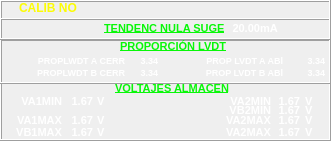
   <widget class="QFrame" name="frame_12">
    <property name="geometry">
     <rect>
      <x>0</x>
      <y>159</y>
      <width>331</width>
      <height>141</height>
     </rect>
    </property>
    <property name="frameShape">
     <enum>QFrame::Box</enum>
    </property>
    <property name="frameShadow">
     <enum>QFrame::Raised</enum>
    </property>
    <widget class="QFrame" name="frame_13">
     <property name="geometry">
      <rect>
       <x>0</x>
       <y>39</y>
       <width>331</width>
       <height>45</height>
      </rect>
     </property>
     <property name="frameShape">
      <enum>QFrame::Box</enum>
     </property>
     <property name="frameShadow">
      <enum>QFrame::Raised</enum>
     </property>
     <widget class="QFrame" name="frame_14">
      <property name="geometry">
       <rect>
        <x>0</x>
        <y>0</y>
        <width>331</width>
        <height>45</height>
       </rect>
      </property>
      <property name="frameShape">
       <enum>QFrame::Box</enum>
      </property>
      <property name="frameShadow">
       <enum>QFrame::Raised</enum>
      </property>
      <widget class="QLabel" name="lbVAL_10">
       <property name="geometry">
        <rect>
         <x>120</x>
         <y>-3</y>
         <width>120</width>
         <height>21</height>
        </rect>
       </property>
       <property name="font">
        <font>
         <pointsize>8</pointsize>
         <weight>75</weight>
         <bold>true</bold>
         <underline>true</underline>
        </font>
       </property>
       <property name="layoutDirection">
        <enum>Qt::LeftToRight</enum>
       </property>
       <property name="styleSheet">
        <string notr="true">background-color: rgba(255, 255, 255, 0);
color: rgb(8, 247, 8);</string>
       </property>
       <property name="text">
        <string>PROPORCIÓN LVDT</string>
       </property>
      </widget>
      <widget class="QLabel" name="lbVal_52">
       <property name="geometry">
        <rect>
         <x>123</x>
         <y>11</y>
         <width>35</width>
         <height>20</height>
        </rect>
       </property>
       <property name="font">
        <font>
         <pointsize>7</pointsize>
         <weight>75</weight>
         <bold>true</bold>
         <underline>false</underline>
        </font>
       </property>
       <property name="layoutDirection">
        <enum>Qt::LeftToRight</enum>
       </property>
       <property name="styleSheet">
        <string notr="true">background-color: rgba(255, 255, 255, 0);
color: rgb(255, 255, 255);</string>
       </property>
       <property name="text">
        <string>3.34</string>
       </property>
       <property name="alignment">
        <set>Qt::AlignRight|Qt::AlignTrailing|Qt::AlignVCenter</set>
       </property>
      </widget>
      <widget class="QLabel" name="lbVALT_52">
       <property name="geometry">
        <rect>
         <x>25</x>
         <y>11</y>
         <width>100</width>
         <height>20</height>
        </rect>
       </property>
       <property name="font">
        <font>
         <pointsize>7</pointsize>
         <weight>75</weight>
         <bold>true</bold>
         <underline>false</underline>
        </font>
       </property>
       <property name="layoutDirection">
        <enum>Qt::LeftToRight</enum>
       </property>
       <property name="styleSheet">
        <string notr="true">background-color: rgba(255, 255, 255, 0);
color: rgb(255, 255, 255);</string>
       </property>
       <property name="text">
        <string>PROPLWDT A CERR</string>
       </property>
       <property name="alignment">
        <set>Qt::AlignRight|Qt::AlignTrailing|Qt::AlignVCenter</set>
       </property>
      </widget>
      <widget class="QLabel" name="lbVALT_53">
       <property name="geometry">
        <rect>
         <x>25</x>
         <y>23</y>
         <width>100</width>
         <height>20</height>
        </rect>
       </property>
       <property name="font">
        <font>
         <pointsize>7</pointsize>
         <weight>75</weight>
         <bold>true</bold>
         <underline>false</underline>
        </font>
       </property>
       <property name="layoutDirection">
        <enum>Qt::LeftToRight</enum>
       </property>
       <property name="styleSheet">
        <string notr="true">background-color: rgba(255, 255, 255, 0);
color: rgb(255, 255, 255);</string>
       </property>
       <property name="text">
        <string>PROPLWDT B CERR</string>
       </property>
       <property name="alignment">
        <set>Qt::AlignRight|Qt::AlignTrailing|Qt::AlignVCenter</set>
       </property>
      </widget>
      <widget class="QLabel" name="lbVal_53">
       <property name="geometry">
        <rect>
         <x>123</x>
         <y>23</y>
         <width>35</width>
         <height>20</height>
        </rect>
       </property>
       <property name="font">
        <font>
         <pointsize>7</pointsize>
         <weight>75</weight>
         <bold>true</bold>
         <underline>false</underline>
        </font>
       </property>
       <property name="layoutDirection">
        <enum>Qt::LeftToRight</enum>
       </property>
       <property name="styleSheet">
        <string notr="true">background-color: rgba(255, 255, 255, 0);
color: rgb(255, 255, 255);</string>
       </property>
       <property name="text">
        <string>3.34</string>
       </property>
       <property name="alignment">
        <set>Qt::AlignRight|Qt::AlignTrailing|Qt::AlignVCenter</set>
       </property>
      </widget>
      <widget class="QLabel" name="lbVALT_54">
       <property name="geometry">
        <rect>
         <x>183</x>
         <y>11</y>
         <width>100</width>
         <height>20</height>
        </rect>
       </property>
       <property name="font">
        <font>
         <pointsize>7</pointsize>
         <weight>75</weight>
         <bold>true</bold>
         <underline>false</underline>
        </font>
       </property>
       <property name="layoutDirection">
        <enum>Qt::LeftToRight</enum>
       </property>
       <property name="styleSheet">
        <string notr="true">background-color: rgba(255, 255, 255, 0);
color: rgb(255, 255, 255);</string>
       </property>
       <property name="text">
        <string>PROP LVDT A ABl</string>
       </property>
       <property name="alignment">
        <set>Qt::AlignRight|Qt::AlignTrailing|Qt::AlignVCenter</set>
       </property>
      </widget>
      <widget class="QLabel" name="lbVal_54">
       <property name="geometry">
        <rect>
         <x>290</x>
         <y>11</y>
         <width>35</width>
         <height>20</height>
        </rect>
       </property>
       <property name="font">
        <font>
         <pointsize>7</pointsize>
         <weight>75</weight>
         <bold>true</bold>
         <underline>false</underline>
        </font>
       </property>
       <property name="layoutDirection">
        <enum>Qt::LeftToRight</enum>
       </property>
       <property name="styleSheet">
        <string notr="true">background-color: rgba(255, 255, 255, 0);
color: rgb(255, 255, 255);</string>
       </property>
       <property name="text">
        <string>3.34</string>
       </property>
       <property name="alignment">
        <set>Qt::AlignRight|Qt::AlignTrailing|Qt::AlignVCenter</set>
       </property>
      </widget>
      <widget class="QLabel" name="lbVALT_55">
       <property name="geometry">
        <rect>
         <x>183</x>
         <y>23</y>
         <width>100</width>
         <height>20</height>
        </rect>
       </property>
       <property name="font">
        <font>
         <pointsize>7</pointsize>
         <weight>75</weight>
         <bold>true</bold>
         <underline>false</underline>
        </font>
       </property>
       <property name="layoutDirection">
        <enum>Qt::LeftToRight</enum>
       </property>
       <property name="styleSheet">
        <string notr="true">background-color: rgba(255, 255, 255, 0);
color: rgb(255, 255, 255);</string>
       </property>
       <property name="text">
        <string>PROP LVDT B ABl</string>
       </property>
       <property name="alignment">
        <set>Qt::AlignRight|Qt::AlignTrailing|Qt::AlignVCenter</set>
       </property>
      </widget>
      <widget class="QLabel" name="lbVal_55">
       <property name="geometry">
        <rect>
         <x>290</x>
         <y>23</y>
         <width>35</width>
         <height>20</height>
        </rect>
       </property>
       <property name="font">
        <font>
         <pointsize>7</pointsize>
         <weight>75</weight>
         <bold>true</bold>
         <underline>false</underline>
        </font>
       </property>
       <property name="layoutDirection">
        <enum>Qt::LeftToRight</enum>
       </property>
       <property name="styleSheet">
        <string notr="true">background-color: rgba(255, 255, 255, 0);
color: rgb(255, 255, 255);</string>
       </property>
       <property name="text">
        <string>3.34</string>
       </property>
       <property name="alignment">
        <set>Qt::AlignRight|Qt::AlignTrailing|Qt::AlignVCenter</set>
       </property>
      </widget>
     </widget>
    </widget>
    <widget class="QFrame" name="frame_15">
     <property name="geometry">
      <rect>
       <x>0</x>
       <y>18</y>
       <width>331</width>
       <height>22</height>
      </rect>
     </property>
     <property name="frameShape">
      <enum>QFrame::Box</enum>
     </property>
     <property name="frameShadow">
      <enum>QFrame::Raised</enum>
     </property>
     <widget class="QLabel" name="lbVAL_11">
      <property name="geometry">
       <rect>
        <x>104</x>
        <y>0</y>
        <width>120</width>
        <height>21</height>
       </rect>
      </property>
      <property name="font">
       <font>
        <pointsize>8</pointsize>
        <weight>75</weight>
        <bold>true</bold>
        <underline>true</underline>
       </font>
      </property>
      <property name="layoutDirection">
       <enum>Qt::LeftToRight</enum>
      </property>
      <property name="styleSheet">
       <string notr="true">background-color: rgba(255, 255, 255, 0);
color: rgb(8, 247, 8);</string>
      </property>
      <property name="text">
       <string>TENDENC NULA SUGER</string>
      </property>
     </widget>
     <widget class="QLabel" name="lbTEN_3">
      <property name="geometry">
       <rect>
        <x>225</x>
        <y>0</y>
        <width>35</width>
        <height>20</height>
       </rect>
      </property>
      <property name="font">
       <font>
        <pointsize>8</pointsize>
        <weight>75</weight>
        <bold>true</bold>
        <underline>false</underline>
       </font>
      </property>
      <property name="layoutDirection">
       <enum>Qt::LeftToRight</enum>
      </property>
      <property name="styleSheet">
       <string notr="true">background-color: rgba(255, 255, 255, 0);
 color: rgb(255, 255, 255);</string>
      </property>
      <property name="text">
       <string>20.00</string>
      </property>
      <property name="alignment">
       <set>Qt::AlignRight|Qt::AlignTrailing|Qt::AlignVCenter</set>
      </property>
     </widget>
     <widget class="QLabel" name="lbTENU_3">
      <property name="geometry">
       <rect>
        <x>260</x>
        <y>0</y>
        <width>31</width>
        <height>20</height>
       </rect>
      </property>
      <property name="font">
       <font>
        <pointsize>8</pointsize>
        <weight>75</weight>
        <bold>true</bold>
        <underline>false</underline>
       </font>
      </property>
      <property name="layoutDirection">
       <enum>Qt::LeftToRight</enum>
      </property>
      <property name="styleSheet">
       <string notr="true">background-color: rgba(255, 255, 255, 0);
color: rgb(255, 255, 255);</string>
      </property>
      <property name="text">
       <string>mA</string>
      </property>
      <property name="alignment">
       <set>Qt::AlignLeading|Qt::AlignLeft|Qt::AlignVCenter</set>
      </property>
     </widget>
    </widget>
    <widget class="QLabel" name="lbCALIB_7">
     <property name="geometry">
      <rect>
       <x>19</x>
       <y>0</y>
       <width>81</width>
       <height>16</height>
      </rect>
     </property>
     <property name="font">
      <font>
       <pointsize>9</pointsize>
       <weight>75</weight>
       <bold>true</bold>
       <underline>false</underline>
      </font>
     </property>
     <property name="layoutDirection">
      <enum>Qt::LeftToRight</enum>
     </property>
     <property name="styleSheet">
      <string notr="true">background-color: rgba(255, 255, 255, 0);
color: rgb(252, 252, 3);</string>
     </property>
     <property name="text">
      <string>CALIB NO</string>
     </property>
    </widget>
    <widget class="QLabel" name="lbVAL_12">
     <property name="geometry">
      <rect>
       <x>115</x>
       <y>78</y>
       <width>120</width>
       <height>21</height>
      </rect>
     </property>
     <property name="font">
      <font>
       <pointsize>8</pointsize>
       <weight>75</weight>
       <bold>true</bold>
       <underline>true</underline>
      </font>
     </property>
     <property name="layoutDirection">
      <enum>Qt::LeftToRight</enum>
     </property>
     <property name="styleSheet">
      <string notr="true">background-color: rgba(255, 255, 255, 0);
color: rgb(8, 247, 8);</string>
     </property>
     <property name="text">
      <string>VOLTAJES ALMACEN</string>
     </property>
    </widget>
    <widget class="QLabel" name="lbVal_56">
     <property name="geometry">
      <rect>
       <x>58</x>
       <y>91</y>
       <width>35</width>
       <height>20</height>
      </rect>
     </property>
     <property name="font">
      <font>
       <pointsize>8</pointsize>
       <weight>75</weight>
       <bold>true</bold>
       <underline>false</underline>
      </font>
     </property>
     <property name="layoutDirection">
      <enum>Qt::LeftToRight</enum>
     </property>
     <property name="styleSheet">
      <string notr="true">background-color: rgba(255, 255, 255, 0);
color: rgb(255, 255, 255);</string>
     </property>
     <property name="text">
      <string>1.67</string>
     </property>
     <property name="alignment">
      <set>Qt::AlignRight|Qt::AlignTrailing|Qt::AlignVCenter</set>
     </property>
    </widget>
    <widget class="QLabel" name="lbVALT_56">
     <property name="geometry">
      <rect>
       <x>11</x>
       <y>91</y>
       <width>51</width>
       <height>20</height>
      </rect>
     </property>
     <property name="font">
      <font>
       <pointsize>8</pointsize>
       <weight>75</weight>
       <bold>true</bold>
       <underline>false</underline>
      </font>
     </property>
     <property name="layoutDirection">
      <enum>Qt::LeftToRight</enum>
     </property>
     <property name="styleSheet">
      <string notr="true">background-color: rgba(255, 255, 255, 0);
color: rgb(255, 255, 255);</string>
     </property>
     <property name="text">
      <string>VA1MIN</string>
     </property>
     <property name="alignment">
      <set>Qt::AlignRight|Qt::AlignTrailing|Qt::AlignVCenter</set>
     </property>
    </widget>
    <widget class="QLabel" name="lbVolU_44">
     <property name="geometry">
      <rect>
       <x>97</x>
       <y>93</y>
       <width>31</width>
       <height>16</height>
      </rect>
     </property>
     <property name="font">
      <font>
       <pointsize>8</pointsize>
       <weight>75</weight>
       <bold>true</bold>
       <underline>false</underline>
      </font>
     </property>
     <property name="layoutDirection">
      <enum>Qt::LeftToRight</enum>
     </property>
     <property name="styleSheet">
      <string notr="true">background-color: rgba(255, 255, 255, 0);
color: rgb(255, 255, 255);</string>
     </property>
     <property name="text">
      <string>V</string>
     </property>
    </widget>
    <widget class="QLabel" name="lbVolU_45">
     <property name="geometry">
      <rect>
       <x>97</x>
       <y>112</y>
       <width>31</width>
       <height>16</height>
      </rect>
     </property>
     <property name="font">
      <font>
       <pointsize>8</pointsize>
       <weight>75</weight>
       <bold>true</bold>
       <underline>false</underline>
      </font>
     </property>
     <property name="layoutDirection">
      <enum>Qt::LeftToRight</enum>
     </property>
     <property name="styleSheet">
      <string notr="true">background-color: rgba(255, 255, 255, 0);
color: rgb(255, 255, 255);</string>
     </property>
     <property name="text">
      <string>V</string>
     </property>
    </widget>
    <widget class="QLabel" name="lbVALT_57">
     <property name="geometry">
      <rect>
       <x>11</x>
       <y>110</y>
       <width>51</width>
       <height>20</height>
      </rect>
     </property>
     <property name="font">
      <font>
       <pointsize>8</pointsize>
       <weight>75</weight>
       <bold>true</bold>
       <underline>false</underline>
      </font>
     </property>
     <property name="layoutDirection">
      <enum>Qt::LeftToRight</enum>
     </property>
     <property name="styleSheet">
      <string notr="true">background-color: rgba(255, 255, 255, 0);
color: rgb(255, 255, 255);</string>
     </property>
     <property name="text">
      <string>VA1MAX</string>
     </property>
     <property name="alignment">
      <set>Qt::AlignRight|Qt::AlignTrailing|Qt::AlignVCenter</set>
     </property>
    </widget>
    <widget class="QLabel" name="lbVal_57">
     <property name="geometry">
      <rect>
       <x>58</x>
       <y>110</y>
       <width>35</width>
       <height>20</height>
      </rect>
     </property>
     <property name="font">
      <font>
       <pointsize>8</pointsize>
       <weight>75</weight>
       <bold>true</bold>
       <underline>false</underline>
      </font>
     </property>
     <property name="layoutDirection">
      <enum>Qt::LeftToRight</enum>
     </property>
     <property name="styleSheet">
      <string notr="true">background-color: rgba(255, 255, 255, 0);
color: rgb(255, 255, 255);</string>
     </property>
     <property name="text">
      <string>1.67</string>
     </property>
     <property name="alignment">
      <set>Qt::AlignRight|Qt::AlignTrailing|Qt::AlignVCenter</set>
     </property>
    </widget>
    <widget class="QLabel" name="lbVolU_46">
     <property name="geometry">
      <rect>
       <x>97</x>
       <y>124</y>
       <width>31</width>
       <height>16</height>
      </rect>
     </property>
     <property name="font">
      <font>
       <pointsize>8</pointsize>
       <weight>75</weight>
       <bold>true</bold>
       <underline>false</underline>
      </font>
     </property>
     <property name="layoutDirection">
      <enum>Qt::LeftToRight</enum>
     </property>
     <property name="styleSheet">
      <string notr="true">background-color: rgba(255, 255, 255, 0);
color: rgb(255, 255, 255);</string>
     </property>
     <property name="text">
      <string>V</string>
     </property>
    </widget>
    <widget class="QLabel" name="lbVALT_58">
     <property name="geometry">
      <rect>
       <x>11</x>
       <y>122</y>
       <width>51</width>
       <height>20</height>
      </rect>
     </property>
     <property name="font">
      <font>
       <pointsize>8</pointsize>
       <weight>75</weight>
       <bold>true</bold>
       <underline>false</underline>
      </font>
     </property>
     <property name="layoutDirection">
      <enum>Qt::LeftToRight</enum>
     </property>
     <property name="styleSheet">
      <string notr="true">background-color: rgba(255, 255, 255, 0);
color: rgb(255, 255, 255);</string>
     </property>
     <property name="text">
      <string>VB1MAX</string>
     </property>
     <property name="alignment">
      <set>Qt::AlignRight|Qt::AlignTrailing|Qt::AlignVCenter</set>
     </property>
    </widget>
    <widget class="QLabel" name="lbVal_58">
     <property name="geometry">
      <rect>
       <x>58</x>
       <y>122</y>
       <width>35</width>
       <height>20</height>
      </rect>
     </property>
     <property name="font">
      <font>
       <pointsize>8</pointsize>
       <weight>75</weight>
       <bold>true</bold>
       <underline>false</underline>
      </font>
     </property>
     <property name="layoutDirection">
      <enum>Qt::LeftToRight</enum>
     </property>
     <property name="styleSheet">
      <string notr="true">background-color: rgba(255, 255, 255, 0);
color: rgb(255, 255, 255);</string>
     </property>
     <property name="text">
      <string>1.67</string>
     </property>
     <property name="alignment">
      <set>Qt::AlignRight|Qt::AlignTrailing|Qt::AlignVCenter</set>
     </property>
    </widget>
    <widget class="QLabel" name="lbVolU_47">
     <property name="geometry">
      <rect>
       <x>305</x>
       <y>93</y>
       <width>31</width>
       <height>16</height>
      </rect>
     </property>
     <property name="font">
      <font>
       <pointsize>8</pointsize>
       <weight>75</weight>
       <bold>true</bold>
       <underline>false</underline>
      </font>
     </property>
     <property name="layoutDirection">
      <enum>Qt::LeftToRight</enum>
     </property>
     <property name="styleSheet">
      <string notr="true">background-color: rgba(255, 255, 255, 0);
color: rgb(255, 255, 255);</string>
     </property>
     <property name="text">
      <string>V</string>
     </property>
    </widget>
    <widget class="QLabel" name="lbVALT_59">
     <property name="geometry">
      <rect>
       <x>220</x>
       <y>91</y>
       <width>51</width>
       <height>20</height>
      </rect>
     </property>
     <property name="font">
      <font>
       <pointsize>8</pointsize>
       <weight>75</weight>
       <bold>true</bold>
       <underline>false</underline>
      </font>
     </property>
     <property name="layoutDirection">
      <enum>Qt::LeftToRight</enum>
     </property>
     <property name="styleSheet">
      <string notr="true">background-color: rgba(255, 255, 255, 0);
color: rgb(255, 255, 255);</string>
     </property>
     <property name="text">
      <string>VA2MIN</string>
     </property>
     <property name="alignment">
      <set>Qt::AlignRight|Qt::AlignTrailing|Qt::AlignVCenter</set>
     </property>
    </widget>
    <widget class="QLabel" name="lbVal_59">
     <property name="geometry">
      <rect>
       <x>265</x>
       <y>91</y>
       <width>35</width>
       <height>20</height>
      </rect>
     </property>
     <property name="font">
      <font>
       <pointsize>8</pointsize>
       <weight>75</weight>
       <bold>true</bold>
       <underline>false</underline>
      </font>
     </property>
     <property name="layoutDirection">
      <enum>Qt::LeftToRight</enum>
     </property>
     <property name="styleSheet">
      <string notr="true">background-color: rgba(255, 255, 255, 0);
color: rgb(255, 255, 255);</string>
     </property>
     <property name="text">
      <string>1.67</string>
     </property>
     <property name="alignment">
      <set>Qt::AlignRight|Qt::AlignTrailing|Qt::AlignVCenter</set>
     </property>
    </widget>
    <widget class="QLabel" name="lbVolU_48">
     <property name="geometry">
      <rect>
       <x>305</x>
       <y>102</y>
       <width>31</width>
       <height>16</height>
      </rect>
     </property>
     <property name="font">
      <font>
       <pointsize>8</pointsize>
       <weight>75</weight>
       <bold>true</bold>
       <underline>false</underline>
      </font>
     </property>
     <property name="layoutDirection">
      <enum>Qt::LeftToRight</enum>
     </property>
     <property name="styleSheet">
      <string notr="true">background-color: rgba(255, 255, 255, 0);
color: rgb(255, 255, 255);</string>
     </property>
     <property name="text">
      <string>V</string>
     </property>
    </widget>
    <widget class="QLabel" name="lbVALT_60">
     <property name="geometry">
      <rect>
       <x>220</x>
       <y>100</y>
       <width>51</width>
       <height>20</height>
      </rect>
     </property>
     <property name="font">
      <font>
       <pointsize>8</pointsize>
       <weight>75</weight>
       <bold>true</bold>
       <underline>false</underline>
      </font>
     </property>
     <property name="layoutDirection">
      <enum>Qt::LeftToRight</enum>
     </property>
     <property name="styleSheet">
      <string notr="true">background-color: rgba(255, 255, 255, 0);
color: rgb(255, 255, 255);</string>
     </property>
     <property name="text">
      <string>VB2MIN</string>
     </property>
     <property name="alignment">
      <set>Qt::AlignRight|Qt::AlignTrailing|Qt::AlignVCenter</set>
     </property>
    </widget>
    <widget class="QLabel" name="lbVal_60">
     <property name="geometry">
      <rect>
       <x>265</x>
       <y>100</y>
       <width>35</width>
       <height>20</height>
      </rect>
     </property>
     <property name="font">
      <font>
       <pointsize>8</pointsize>
       <weight>75</weight>
       <bold>true</bold>
       <underline>false</underline>
      </font>
     </property>
     <property name="layoutDirection">
      <enum>Qt::LeftToRight</enum>
     </property>
     <property name="styleSheet">
      <string notr="true">background-color: rgba(255, 255, 255, 0);
color: rgb(255, 255, 255);</string>
     </property>
     <property name="text">
      <string>1.67</string>
     </property>
     <property name="alignment">
      <set>Qt::AlignRight|Qt::AlignTrailing|Qt::AlignVCenter</set>
     </property>
    </widget>
    <widget class="QLabel" name="lbVolU_49">
     <property name="geometry">
      <rect>
       <x>305</x>
       <y>112</y>
       <width>31</width>
       <height>16</height>
      </rect>
     </property>
     <property name="font">
      <font>
       <pointsize>8</pointsize>
       <weight>75</weight>
       <bold>true</bold>
       <underline>false</underline>
      </font>
     </property>
     <property name="layoutDirection">
      <enum>Qt::LeftToRight</enum>
     </property>
     <property name="styleSheet">
      <string notr="true">background-color: rgba(255, 255, 255, 0);
color: rgb(255, 255, 255);</string>
     </property>
     <property name="text">
      <string>V</string>
     </property>
    </widget>
    <widget class="QLabel" name="lbVALT_61">
     <property name="geometry">
      <rect>
       <x>220</x>
       <y>110</y>
       <width>51</width>
       <height>20</height>
      </rect>
     </property>
     <property name="font">
      <font>
       <pointsize>8</pointsize>
       <weight>75</weight>
       <bold>true</bold>
       <underline>false</underline>
      </font>
     </property>
     <property name="layoutDirection">
      <enum>Qt::LeftToRight</enum>
     </property>
     <property name="styleSheet">
      <string notr="true">background-color: rgba(255, 255, 255, 0);
color: rgb(255, 255, 255);</string>
     </property>
     <property name="text">
      <string>VA2MAX</string>
     </property>
     <property name="alignment">
      <set>Qt::AlignRight|Qt::AlignTrailing|Qt::AlignVCenter</set>
     </property>
    </widget>
    <widget class="QLabel" name="lbVal_61">
     <property name="geometry">
      <rect>
       <x>265</x>
       <y>110</y>
       <width>35</width>
       <height>20</height>
      </rect>
     </property>
     <property name="font">
      <font>
       <pointsize>8</pointsize>
       <weight>75</weight>
       <bold>true</bold>
       <underline>false</underline>
      </font>
     </property>
     <property name="layoutDirection">
      <enum>Qt::LeftToRight</enum>
     </property>
     <property name="styleSheet">
      <string notr="true">background-color: rgba(255, 255, 255, 0);
color: rgb(255, 255, 255);</string>
     </property>
     <property name="text">
      <string>1.67</string>
     </property>
     <property name="alignment">
      <set>Qt::AlignRight|Qt::AlignTrailing|Qt::AlignVCenter</set>
     </property>
    </widget>
    <widget class="QLabel" name="lbVolU_50">
     <property name="geometry">
      <rect>
       <x>305</x>
       <y>124</y>
       <width>31</width>
       <height>16</height>
      </rect>
     </property>
     <property name="font">
      <font>
       <pointsize>8</pointsize>
       <weight>75</weight>
       <bold>true</bold>
       <underline>false</underline>
      </font>
     </property>
     <property name="layoutDirection">
      <enum>Qt::LeftToRight</enum>
     </property>
     <property name="styleSheet">
      <string notr="true">background-color: rgba(255, 255, 255, 0);
color: rgb(255, 255, 255);</string>
     </property>
     <property name="text">
      <string>V</string>
     </property>
    </widget>
    <widget class="QLabel" name="lbVal_62">
     <property name="geometry">
      <rect>
       <x>265</x>
       <y>122</y>
       <width>35</width>
       <height>20</height>
      </rect>
     </property>
     <property name="font">
      <font>
       <pointsize>8</pointsize>
       <weight>75</weight>
       <bold>true</bold>
       <underline>false</underline>
      </font>
     </property>
     <property name="layoutDirection">
      <enum>Qt::LeftToRight</enum>
     </property>
     <property name="styleSheet">
      <string notr="true">background-color: rgba(255, 255, 255, 0);
color: rgb(255, 255, 255);</string>
     </property>
     <property name="text">
      <string>1.67</string>
     </property>
     <property name="alignment">
      <set>Qt::AlignRight|Qt::AlignTrailing|Qt::AlignVCenter</set>
     </property>
    </widget>
    <widget class="QLabel" name="lbVALT_62">
     <property name="geometry">
      <rect>
       <x>220</x>
       <y>122</y>
       <width>51</width>
       <height>20</height>
      </rect>
     </property>
     <property name="font">
      <font>
       <pointsize>8</pointsize>
       <weight>75</weight>
       <bold>true</bold>
       <underline>false</underline>
      </font>
     </property>
     <property name="layoutDirection">
      <enum>Qt::LeftToRight</enum>
     </property>
     <property name="styleSheet">
      <string notr="true">background-color: rgba(255, 255, 255, 0);
color: rgb(255, 255, 255);</string>
     </property>
     <property name="text">
      <string>VA2MAX</string>
     </property>
     <property name="alignment">
      <set>Qt::AlignRight|Qt::AlignTrailing|Qt::AlignVCenter</set>
     </property>
    </widget>
   </widget>
